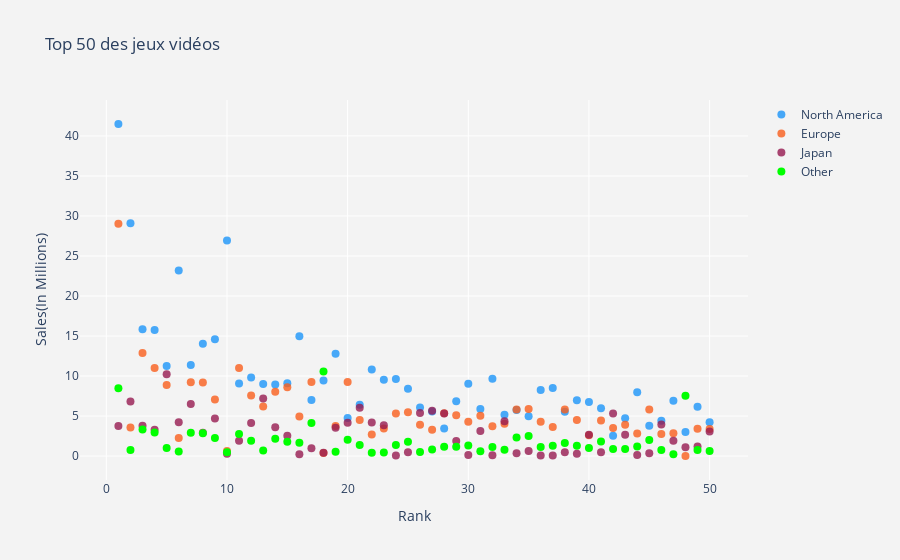

The notebook cell saved with this chart:
### Code cell
#Scope sur le Top 50 des jeux vidéos : 

#Afffichage dans un nouveau dataframe du top 50
new= df.head(50)

#Visualisation des top 50 en fonction des régions 


NA = go.Scatter(x = new.Rank,
                    y = new.NA_Sales,
                    mode = "markers", name = "North America",
                    marker = dict(color = 'rgba(28, 149, 249, 0.8)',size=8),
                    text= new.Name)

EU = go.Scatter(
                    x = new.Rank,
                    y = new.EU_Sales,
                    mode = "markers",
                    name = "Europe",
                    marker = dict(color = 'rgba(249, 94, 28, 0.8)',size=8),
                    text= new.Name)

JP = go.Scatter(x = new.Rank,
                    y = new.JP_Sales,
                    mode = "markers",
                    name = "Japan",
                    marker = dict(color = 'rgba(150, 26, 80, 0.8)',size=8),
                    text= new.Name)


Others = go.Scatter(x = new.Rank,
                    y = new.Other_Sales,
                    mode = "markers",
                    name = "Other",
                    marker = dict(color = 'lime',size=8),
                    text= new.Name)


data = [NA, EU,JP,Others]

layout = dict(title = 'Top 50 des jeux vidéos',
              
              xaxis= dict(title= 'Rank',ticklen= 10, zeroline= False, zerolinewidth=1, gridcolor="white"),
              yaxis= dict(title= 'Sales(In Millions)',ticklen= 10, zeroline= False, zerolinewidth=1, gridcolor="white",),
              paper_bgcolor='rgb(243, 243, 243)',
              plot_bgcolor='rgb(243, 243, 243)')

fig = dict(data = data, layout = layout)
iplot(fig)

### Figure 1 — Plotly figure (JSON) as saved in the notebook; plotly's stock layout.template omitted (floating-point values rounded to 4 significant figures)
{"data": [{"marker": {"color": "rgba(28, 149, 249, 0.8)", "size": 8}, "mode": "markers", "name": "North America", "text": ["Wii Sports", "Super Mario Bros.", "Mario Kart Wii", "Wii Sports Resort", "Pokemon Red/Pokemon Blue", "Tetris", "New Super Mario Bros.", "Wii Play", "New Super Mario Bros. Wii", "Duck Hunt", "Nintendogs", "Mario Kart DS", "Pokemon Gold/Pokemon Silver", "Wii Fit", "Wii Fit Plus", "Kinect Adventures!", "Grand Theft Auto V", "Grand Theft Auto: San Andreas", "Super Mario World", "Brain Age: Train Your Brain in Minutes a Day", "Pokemon Diamond/Pokemon Pearl", "Super Mario Land", "Super Mario Bros. 3", "Grand Theft Auto V", "Grand Theft Auto: Vice City", "Pokemon Ruby/Pokemon Sapphire", "Pokemon Black/Pokemon White", "Brain Age 2: More Training in Minutes a Day", "Gran Turismo 3: A-Spec", "Call of Duty: Modern Warfare 3", "Pokémon Yellow: Special Pikachu Edition", "Call of Duty: Black Ops", "Pokemon X/Pokemon Y", "Call of Duty: Black Ops 3", "Call of Duty: Black Ops II", "Call of Duty: Black Ops II", "Call of Duty: Modern Warfare 2", "Call of Duty: Modern Warfare 3", "Grand Theft Auto III", "Super Smash Bros. Brawl", "Call of Duty: Black Ops", "Animal Crossing: Wild World", "Mario Kart 7", "Halo 3", "Grand Theft Auto V", "Pokemon HeartGold/Pokemon SoulSilver", "Super Mario 64", "Gran Turismo 4", "Super Mario Galaxy", "Pokemon Omega Ruby/Pokemon Alpha Sapphire"], "type": "scatter", "x": [1, 2, 3, 4, 5, 6, 7, 8, 9, 10, 11, 12, 13, 14, 15, 16, 17, 18, 19, 20, 21, 22, 23, 24, 25, 26, 27, 28, 29, 30, 31, 32, 33, 34, 35, 36, 37, 38, 39, 40, 41, 42, 43, 44, 45, 46, 47, 48, 49, 50], "y": [41.49, 29.08, 15.85, 15.75, 11.27, 23.2, 11.38, 14.03, 14.59, 26.93, 9.07, 9.81, 9, 8.94, 9.09, 14.97, 7.01, 9.43, 12.78, 4.75, 6.42, 10.83, 9.54, 9.63, 8.41, 6.06, 5.57, 3.44, 6.85, 9.03, 5.89, 9.67, 5.17, 5.77, 4.99, 8.25, 8.52, 5.54, 6.99, 6.75, 5.98, 2.55, 4.74, 7.97, 3.8, 4.4, 6.91, 3.01, 6.16, 4.23]}, {"marker": {"color": "rgba(249, 94, 28, 0.8)", "size": 8}, "mode": "markers", "name": "Europe", "text": ["Wii Sports", "Super Mario Bros.", "Mario Kart Wii", "Wii Sports Resort", "Pokemon Red/Pokemon Blue", "Tetris", "New Super Mario Bros.", "Wii Play", "New Super Mario Bros. Wii", "Duck Hunt", "Nintendogs", "Mario Kart DS", "Pokemon Gold/Pokemon Silver", "Wii Fit", "Wii Fit Plus", "Kinect Adventures!", "Grand Theft Auto V", "Grand Theft Auto: San Andreas", "Super Mario World", "Brain Age: Train Your Brain in Minutes a Day", "Pokemon Diamond/Pokemon Pearl", "Super Mario Land", "Super Mario Bros. 3", "Grand Theft Auto V", "Grand Theft Auto: Vice City", "Pokemon Ruby/Pokemon Sapphire", "Pokemon Black/Pokemon White", "Brain Age 2: More Training in Minutes a Day", "Gran Turismo 3: A-Spec", "Call of Duty: Modern Warfare 3", "Pokémon Yellow: Special Pikachu Edition", "Call of Duty: Black Ops", "Pokemon X/Pokemon Y", "Call of Duty: Black Ops 3", "Call of Duty: Black Ops II", "Call of Duty: Black Ops II", "Call of Duty: Modern Warfare 2", "Call of Duty: Modern Warfare 3", "Grand Theft Auto III", "Super Smash Bros. Brawl", "Call of Duty: Black Ops", "Animal Crossing: Wild World", "Mario Kart 7", "Halo 3", "Grand Theft Auto V", "Pokemon HeartGold/Pokemon SoulSilver", "Super Mario 64", "Gran Turismo 4", "Super Mario Galaxy", "Pokemon Omega Ruby/Pokemon Alpha Sapphire"], "type": "scatter", "x": [1, 2, 3, 4, 5, 6, 7, 8, 9, 10, 11, 12, 13, 14, 15, 16, 17, 18, 19, 20, 21, 22, 23, 24, 25, 26, 27, 28, 29, 30, 31, 32, 33, 34, 35, 36, 37, 38, 39, 40, 41, 42, 43, 44, 45, 46, 47, 48, 49, 50], "y": [29.02, 3.58, 12.88, 11.01, 8.89, 2.26, 9.23, 9.2, 7.06, 0.63, 11, 7.57, 6.18, 8.03, 8.59, 4.94, 9.27, 0.4, 3.75, 9.26, 4.52, 2.71, 3.44, 5.31, 5.49, 3.9, 3.28, 5.36, 5.09, 4.28, 5.04, 3.73, 4.05, 5.81, 5.88, 4.3, 3.63, 5.82, 4.51, 2.61, 4.44, 3.52, 3.91, 2.83, 5.81, 2.77, 2.85, 0.01, 3.4, 3.37]}, {"marker": {"color": "rgba(150, 26, 80, 0.8)", "size": 8}, "mode": "markers", "name": "Japan", "text": ["Wii Sports", "Super Mario Bros.", "Mario Kart Wii", "Wii Sports Resort", "Pokemon Red/Pokemon Blue", "Tetris", "New Super Mario Bros.", "Wii Play", "New Super Mario Bros. Wii", "Duck Hunt", "Nintendogs", "Mario Kart DS", "Pokemon Gold/Pokemon Silver", "Wii Fit", "Wii Fit Plus", "Kinect Adventures!", "Grand Theft Auto V", "Grand Theft Auto: San Andreas", "Super Mario World", "Brain Age: Train Your Brain in Minutes a Day", "Pokemon Diamond/Pokemon Pearl", "Super Mario Land", "Super Mario Bros. 3", "Grand Theft Auto V", "Grand Theft Auto: Vice City", "Pokemon Ruby/Pokemon Sapphire", "Pokemon Black/Pokemon White", "Brain Age 2: More Training in Minutes a Day", "Gran Turismo 3: A-Spec", "Call of Duty: Modern Warfare 3", "Pokémon Yellow: Special Pikachu Edition", "Call of Duty: Black Ops", "Pokemon X/Pokemon Y", "Call of Duty: Black Ops 3", "Call of Duty: Black Ops II", "Call of Duty: Black Ops II", "Call of Duty: Modern Warfare 2", "Call of Duty: Modern Warfare 3", "Grand Theft Auto III", "Super Smash Bros. Brawl", "Call of Duty: Black Ops", "Animal Crossing: Wild World", "Mario Kart 7", "Halo 3", "Grand Theft Auto V", "Pokemon HeartGold/Pokemon SoulSilver", "Super Mario 64", "Gran Turismo 4", "Super Mario Galaxy", "Pokemon Omega Ruby/Pokemon Alpha Sapphire"], "type": "scatter", "x": [1, 2, 3, 4, 5, 6, 7, 8, 9, 10, 11, 12, 13, 14, 15, 16, 17, 18, 19, 20, 21, 22, 23, 24, 25, 26, 27, 28, 29, 30, 31, 32, 33, 34, 35, 36, 37, 38, 39, 40, 41, 42, 43, 44, 45, 46, 47, 48, 49, 50], "y": [3.77, 6.81, 3.79, 3.28, 10.22, 4.22, 6.5, 2.93, 4.7, 0.28, 1.93, 4.13, 7.2, 3.6, 2.53, 0.24, 0.97, 0.41, 3.54, 4.16, 6.04, 4.18, 3.84, 0.06, 0.47, 5.38, 5.65, 5.32, 1.87, 0.13, 3.12, 0.11, 4.34, 0.35, 0.65, 0.07, 0.08, 0.49, 0.3, 2.66, 0.48, 5.33, 2.67, 0.13, 0.36, 3.96, 1.91, 1.1, 1.2, 3.08]}, {"marker": {"color": "lime", "size": 8}, "mode": "markers", "name": "Other", "text": ["Wii Sports", "Super Mario Bros.", "Mario Kart Wii", "Wii Sports Resort", "Pokemon Red/Pokemon Blue", "Tetris", "New Super Mario Bros.", "Wii Play", "New Super Mario Bros. Wii", "Duck Hunt", "Nintendogs", "Mario Kart DS", "Pokemon Gold/Pokemon Silver", "Wii Fit", "Wii Fit Plus", "Kinect Adventures!", "Grand Theft Auto V", "Grand Theft Auto: San Andreas", "Super Mario World", "Brain Age: Train Your Brain in Minutes a Day", "Pokemon Diamond/Pokemon Pearl", "Super Mario Land", "Super Mario Bros. 3", "Grand Theft Auto V", "Grand Theft Auto: Vice City", "Pokemon Ruby/Pokemon Sapphire", "Pokemon Black/Pokemon White", "Brain Age 2: More Training in Minutes a Day", "Gran Turismo 3: A-Spec", "Call of Duty: Modern Warfare 3", "Pokémon Yellow: Special Pikachu Edition", "Call of Duty: Black Ops", "Pokemon X/Pokemon Y", "Call of Duty: Black Ops 3", "Call of Duty: Black Ops II", "Call of Duty: Black Ops II", "Call of Duty: Modern Warfare 2", "Call of Duty: Modern Warfare 3", "Grand Theft Auto III", "Super Smash Bros. Brawl", "Call of Duty: Black Ops", "Animal Crossing: Wild World", "Mario Kart 7", "Halo 3", "Grand Theft Auto V", "Pokemon HeartGold/Pokemon SoulSilver", "Super Mario 64", "Gran Turismo 4", "Super Mario Galaxy", "Pokemon Omega Ruby/Pokemon Alpha Sapphire"], "type": "scatter", "x": [1, 2, 3, 4, 5, 6, 7, 8, 9, 10, 11, 12, 13, 14, 15, 16, 17, 18, 19, 20, 21, 22, 23, 24, 25, 26, 27, 28, 29, 30, 31, 32, 33, 34, 35, 36, 37, 38, 39, 40, 41, 42, 43, 44, 45, 46, 47, 48, 49, 50], "y": [8.46, 0.77, 3.31, 2.96, 1, 0.58, 2.9, 2.85, 2.26, 0.47, 2.75, 1.92, 0.71, 2.15, 1.79, 1.67, 4.14, 10.57, 0.55, 2.05, 1.37, 0.42, 0.46, 1.38, 1.78, 0.5, 0.82, 1.18, 1.16, 1.32, 0.59, 1.13, 0.79, 2.31, 2.52, 1.12, 1.29, 1.62, 1.3, 1.02, 1.83, 0.88, 0.89, 1.21, 2.02, 0.77, 0.23, 7.53, 0.76, 0.65]}], "layout": {"paper_bgcolor": "rgb(243, 243, 243)", "plot_bgcolor": "rgb(243, 243, 243)", "title": {"text": "Top 50 des jeux vidéos"}, "xaxis": {"gridcolor": "white", "ticklen": 10, "title": {"text": "Rank"}, "zeroline": false, "zerolinewidth": 1}, "yaxis": {"gridcolor": "white", "ticklen": 10, "title": {"text": "Sales(In Millions)"}, "zeroline": false, "zerolinewidth": 1}}}
